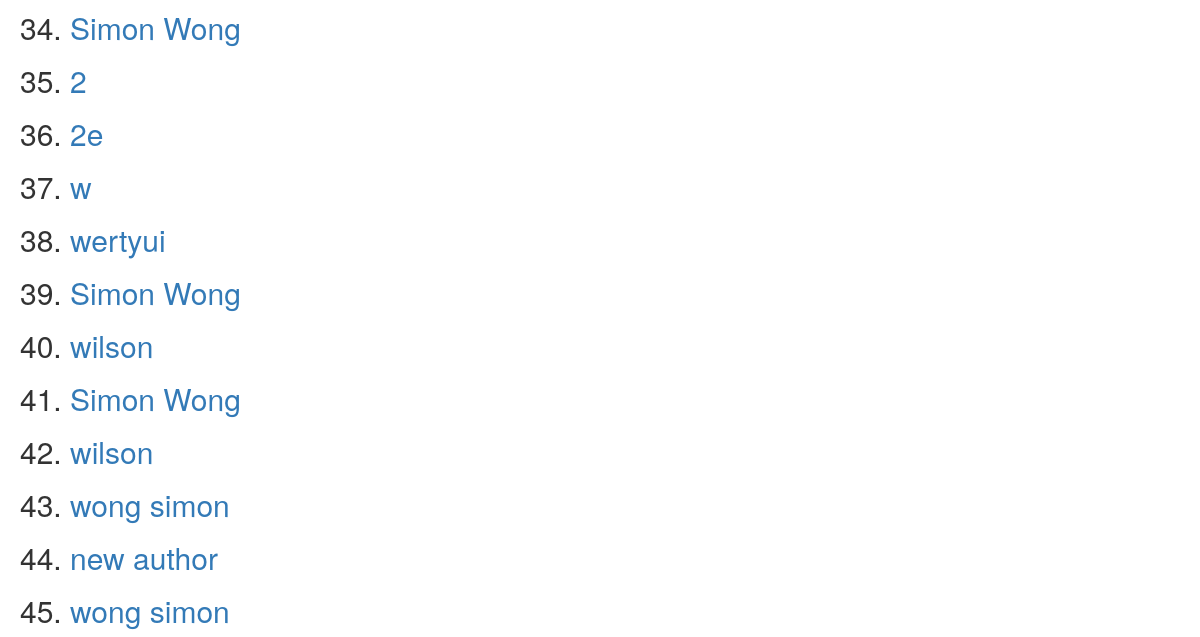
/author_list/ (lower part), run on an earlier commit of the app's database.
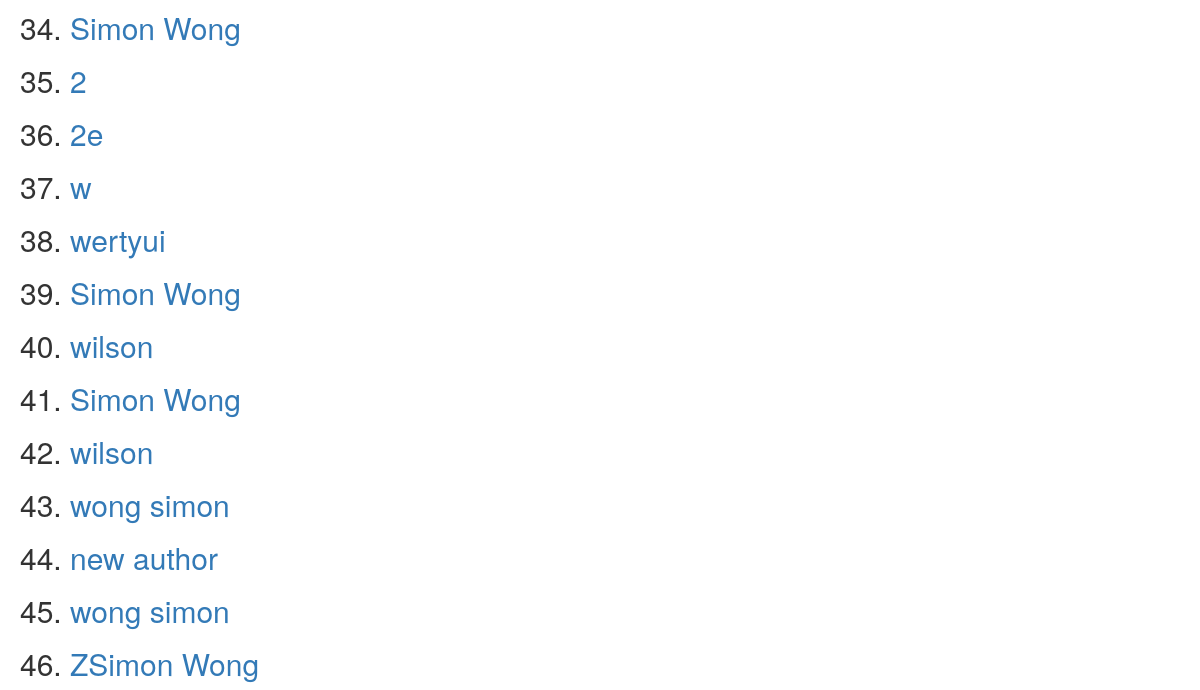
And on a later commit of the database.
### book_app/models.py (models this page shows, shortened)
class Author(models.Model):
    name = models.CharField(max_length=50)
    age = models.IntegerField(null=True)

### book_app/views.py (the view)
# urls.py: path('author_list/', views.AuthorListView.as_view(), name='author_list'),
class AuthorListView(ListView):
    context_object_name = 'authors'
    model = models.Author
    template_name = 'authors/author_list.html'

### book_app/templates/book_app/author_list.html (shortened to what this page needs)
{% extends "book_app/book_app_base.html" %}
{% block body_block %}
<ol>
    {% for author in authors %}
    <h2>
        <li><a href="{% url 'simon:author_detail' author.id %}">{{author.name}}</a></li>
    </h2>
    {% endfor %}
</ol>
{% endblock %}

What changed in the data, as far as the page shows it:
added Author: name "ZSimon Wong"
